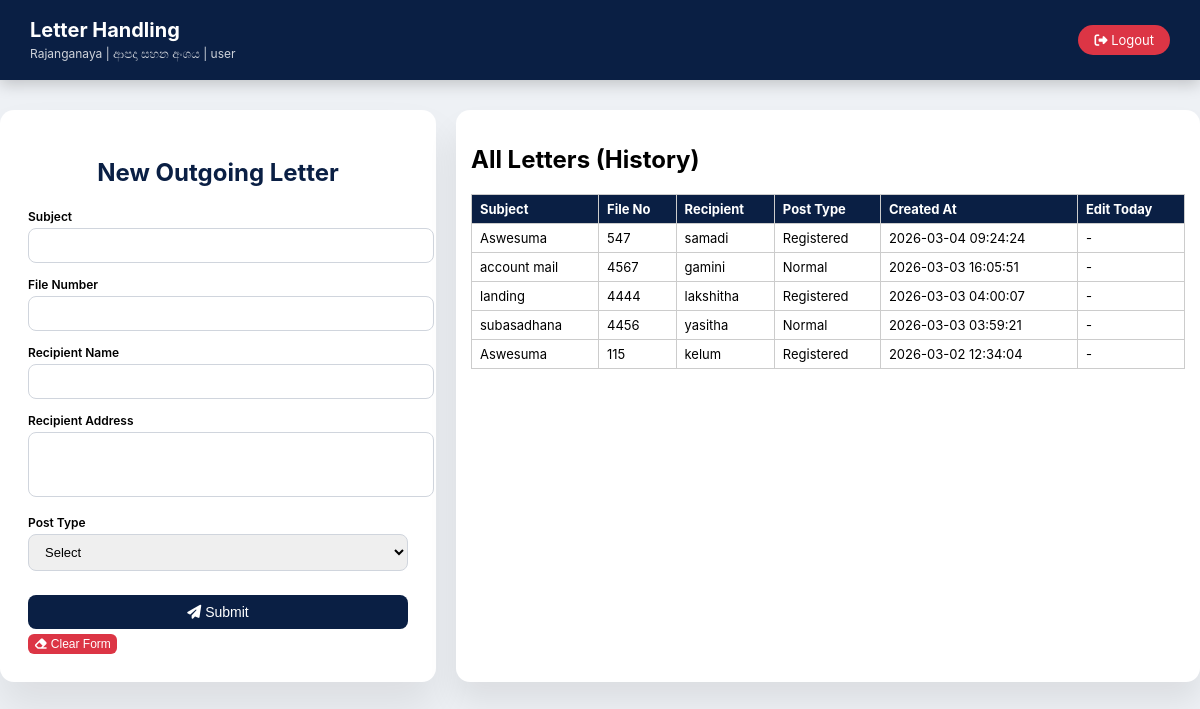
The page /form.php (signed in) on the database its author committed.
### tables this page shows
CREATE TABLE IF NOT EXISTS `section` (
  `section_id` int NOT NULL AUTO_INCREMENT,
  `section_name` varchar(100) NOT NULL,
  PRIMARY KEY (`section_id`)
);

CREATE TABLE IF NOT EXISTS `dsdivision` (
  `dsid` int NOT NULL AUTO_INCREMENT,
  `dsname` varchar(255) NOT NULL,
  `district_id` int DEFAULT NULL,
  `email` varchar(255) DEFAULT NULL,
  PRIMARY KEY (`dsid`),
  KEY `fk_ds_division_district` (`district_id`)
);

CREATE TABLE IF NOT EXISTS `letters` (
  `letter_id` int NOT NULL AUTO_INCREMENT,
  `subject` varchar(255) NOT NULL,
  `file_number` varchar(100) DEFAULT NULL,
  `recipient_name` varchar(255) NOT NULL,
  `recipient_address` text NOT NULL,
  `post_type` enum('Normal','Registered') NOT NULL,
  `section_id` int NOT NULL,
  `dsid` int DEFAULT NULL,
  `created_by` int NOT NULL,
  `created_at` timestamp NULL DEFAULT CURRENT_TIMESTAMP,
  PRIMARY KEY (`letter_id`),
  KEY `section_id` (`section_id`),
  KEY `created_by` (`created_by`)
);

### form.php (the view, shortened to what this page needs)
<?php
include("connection.php");
$user_id    = $_SESSION['ID'];
$section_id = $_SESSION['section_id'];
$dsid       = $_SESSION['dsid'];
$stmt = $conn->prepare("
    SELECT s.section_name, d.dsname
    FROM section s
    LEFT JOIN dsdivision d ON d.dsid = ?
    WHERE s.section_id = ?
");
$stmt->bind_param("ii",$dsid,$section_id);
$stmt->execute();
$user = $stmt->get_result()->fetch_assoc();
$stmt3 = $conn->prepare("
    SELECT letter_id,subject, file_number, recipient_name, recipient_address, post_type, created_at
    FROM letters
    WHERE created_by=? AND dsid=? AND section_id=?
    ORDER BY created_at DESC
");
$stmt3->bind_param("iii",$user_id,$dsid,$section_id);
$stmt3->execute();
$letters = $stmt3->get_result()->fetch_all(MYSQLI_ASSOC);
?>
<!DOCTYPE html>
<html>
<head>
<link rel="stylesheet" href="https://cdnjs.cloudflare.com/ajax/libs/font-awesome/6.5.0/css/all.min.css">
</head>
<body>
<div class="header">
    <div>
        <h1>Letter Handling</h1>
        <small><?= htmlspecialchars($user['dsname'] ?? '') ?> | <?= htmlspecialchars($user['section_name'] ?? '') ?> | <?= htmlspecialchars($_SESSION['role'] ?? '') ?></small>
    </div>
    <a href="logout.php" class="logout"><i class="fas fa-sign-out-alt"></i> Logout</a>
</div>
<div class="main-container">
    <div class="form-card">
        <h2>New Outgoing Letter</h2>
        <form method="POST" id="letterForm">
            <div class="field">
                <label>Subject</label>
                <input type="text" name="subject" id="subject" required>
            </div>
            <div class="field">
                <label>File Number</label>
                <input type="text" name="file_no" id="file_no" required>
            </div>
            <div class="field">
                <label>Recipient Name</label>
                <input type="text" name="recipient" id="recipient" required>
            </div>
            <div class="field">
                <label>Recipient Address</label>
                <textarea name="address" id="address" rows="3" required></textarea>
            </div>
            <div class="field">
                <label>Post Type</label>
                <select name="post_type" id="post_type" required>
                    <option value="">Select</option>
                </select>
            </div>
            <button class="btn"><i class="fas fa-paper-plane"></i> Submit</button>
            <button type="button" class="clear-btn" id="clearFormBtn"><i class="fas fa-eraser"></i> Clear Form</button>
        </form>
    </div>
    <div class="table-container">
        <h2>All Letters (History)</h2>
        <table>
            <thead>
                <tr>
                    <th>Subject</th>
                    <th>File No</th>
                    <th>Recipient</th>
                    <th>Post Type</th>
                    <th>Created At</th>
                    <th>Edit Today</th>
                </tr>
            </thead>
            <tbody>
                <?php if(!empty($letters)): ?>
                    <?php foreach($letters as $l): ?>
                    <tr>
                        <td><?= htmlspecialchars($l['subject'] ?? '') ?></td>
                        <td><?= htmlspecialchars($l['file_number'] ?? '') ?></td>
                        <td><?= htmlspecialchars($l['recipient_name'] ?? '') ?></td>
                        <td><?= htmlspecialchars($l['post_type'] ?? '') ?></td>
                        <td><?= htmlspecialchars($l['created_at'] ?? '') ?></td>
                        <td>
                            <?php if(date('Y-m-d', strtotime($l['created_at'])) == date('Y-m-d')): ?>
                            <button class="edit-btn" onclick='editLetter(<?= json_encode($l) ?>)'>Edit</button>
                            <?php else: ?>
                            -
                            <?php endif; ?>
                        </td>
                    </tr>
                    <?php endforeach; ?>
                <?php else: ?>
                    <tr><td colspan="6">No letters found.</td></tr>
                <?php endif; ?>
            </tbody>
        </table>
    </div>
</div>
</body>
</html>

### form.php (style rules this page uses)
body { margin:0;font-family:'Inter','Segoe UI',sans-serif;background:#eef1f5; }
.header { background:#0a1f44;color:#fff;padding:18px 30px;display:flex;justify-content:space-between;align-items:center;box-shadow:0 4px 15px rgba(0,0,0,.2); }
.header h1 { font-size:20px;margin:0; }
.header small { opacity:.8;font-size:12px; }
.logout { background:#dc3545;color:#fff;padding:7px 16px;border-radius:25px;text-decoration:none;font-size:13px; }
.main-container { display:flex;gap:20px;justify-content:center;margin-top:30px;flex-wrap:wrap; }
.form-card { width:380px;background:#fff;border-radius:14px;padding:28px;box-shadow:0 25px 40px rgba(0,0,0,.08); }
.form-card h2 { text-align:center;margin-bottom:22px;color:#0a1f44; }
.field { margin-bottom:14px; }
label { font-size:12px;font-weight:600;margin-bottom:4px;display:block; }
input,select,textarea { width:100%;padding:9px 12px;border-radius:8px;border:1px solid #d0d5dd;font-size:13px; }
textarea { resize:none; }
.btn { margin-top:10px;width:100%;padding:9px;background:#0a1f44;border:none;border-radius:8px;color:#fff;font-size:14px;cursor:pointer; }
.table-container { flex:1;min-width:600px;max-width:900px;background:#fff;border-radius:14px;padding:15px;box-shadow:0 20px 30px rgba(0,0,0,.08); }
table { width:100%;border-collapse: collapse;font-size: 13px; }
th, td { border:1px solid #ccc;padding:6px 8px;text-align:left; }
th { background:#0a1f44;color:#fff; }
.clear-btn { background:#dc3545;color:#fff;padding:3px 6px;border:none;border-radius:6px;cursor:pointer;font-size:12px;margin-top:5px; }

### rows shown on the page
section: dsdivision.dsname "Rajanganaya", section_name "ආපදා සහන අංශය"
letters: subject "Aswesuma", file_number "547", recipient_name "samadi", post_type "Registered", created_at "2026-03-04 09:24:24"
letters: subject "account mail", file_number "4567", recipient_name "gamini", post_type "Normal", created_at "2026-03-03 16:05:51"
letters: subject "landing", file_number "4444", recipient_name "lakshitha", post_type "Registered", created_at "2026-03-03 04:00:07"
letters: subject "subasadhana", file_number "4456", recipient_name "yasitha", post_type "Normal", created_at "2026-03-03 03:59:21"
letters: subject "Aswesuma", file_number "115", recipient_name "kelum", post_type "Registered", created_at "2026-03-02 12:34:04"

### other values the page prints
$_SESSION['role'] "user"
